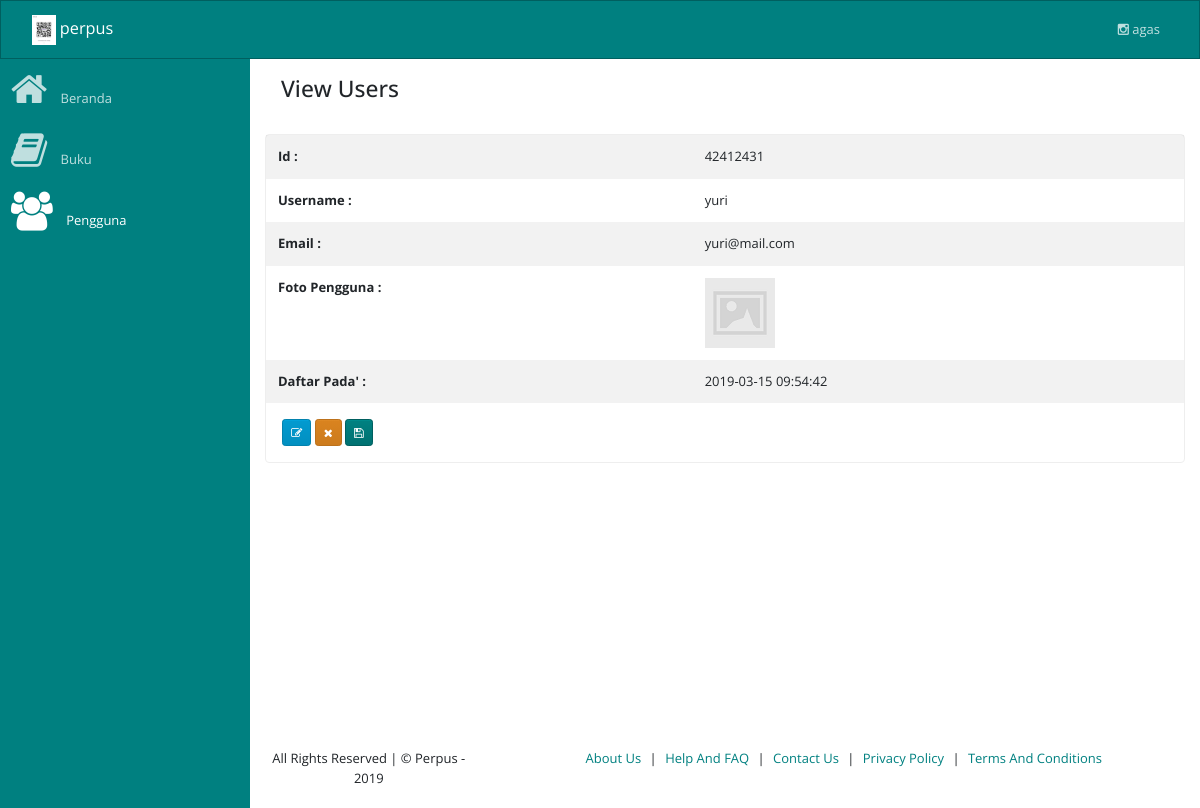
The page /users/view/42412431 on the database its author committed.
### tables this page shows
CREATE TABLE `users` (
  `id` int(11) NOT NULL,
  `username` varchar(255) DEFAULT NULL,
  `email` varchar(255) DEFAULT NULL,
  `password` varchar(25) DEFAULT NULL,
  `fotoprofile` tinyblob,
  `tanggalregist` timestamp NULL DEFAULT CURRENT_TIMESTAMP,
  `login_session_key` varchar(255) DEFAULT NULL,
  `email_status` varchar(20) DEFAULT NULL,
  `password_reset_key` varchar(255) DEFAULT NULL
);

### index.php (called while the page is built, shortened)
<?php
	require(SYSTEM_DIR . 'BaseView.php');
	$page=new Router;
	$page->init();

### app/models/PDODb.php (called while the page is built, shortened)
<?php
class PDODb
{
    private $connectionParams = array(
        'type' => 'mysql',
        'host' => null,
        'username' => null,
        'password' => null,
        'dbname' => null,
        'port' => null,
        'charset' => null
    );
    private $groupBy = array();
    private $orderBy = array();
    private $params = array();
    private $pdo;
    private $prefix = '';
    private $query = '';
    private $queryOptions = array();
    private $returnType = PDO::FETCH_ASSOC;
    private $useGenerator = false;
    public function __construct($type, $host = null, $username = null, $password = null, $dbname = null, $port = null, $charset = null)
    {
        if (is_array($type)) {
            $this->connectionParams = $type;
        }
		elseif (is_object($type)) {
            $this->pdo = $type;
        }
		else {
            foreach ($this->connectionParams as $key => $param) {
                if (isset($$key) && !is_null($$key)) {
                    $this->connectionParams[$key] = $$key;
                }
            }
        }
    }
    public function connect()
    {
		$dbType = strtolower($this->connectionParams['type']);
		if($dbType == 'sqlite'){
			$connectionString = 'sqlite:'.$this->connectionParams['dbname'];
			$this->pdo = new PDO($connectionString);
		}
		else{
			$connectionString = $this->connectionParams['type'].':';
			$connectionParams = ['host', 'dbname', 'port'];
			foreach ($connectionParams as $connectionParam) {
				if (!empty($this->connectionParams[$connectionParam])) {
					$connectionString .= $connectionParam.'='.$this->connectionParams[$connectionParam].';';
				}
			}
			$connectionString = rtrim($connectionString, ';');
			$options = array(
				PDO::ATTR_ERRMODE => PDO::ERRMODE_EXCEPTION,
				PDO::ATTR_PERSISTENT => false
			);
			$this->pdo = new PDO($connectionString, $this->connectionParams['username'], $this->connectionParams['password'], $options);
			$charset = $this->connectionParams['charset'];
			if(!empty($charset)){
				$this->pdo->query("SET NAMES '$charset'");
			}
		}
    }
    private function buildCondition($operator, $conditions)
    {
        if (empty($conditions)) {
            return;
        }
        $this->query .= ' '.$operator;
        foreach ($conditions as $cond) {
            list ($concat, $varName, $operator, $val) = $cond;
            $this->query .= " ".$concat." ".$varName;
            switch (strtolower($operator)) {
                default:
                    if (is_array($val)) {
                        $this->params = array_merge($this->params, $val);
                    } elseif ($val === null) {
                        $this->query .= ' '.$operator." NULL";
                    } elseif ($val != 'DBNULL' || $val == '0') {
                        $this->query .= $this->buildPair($operator, $val);
                    }
            }
        }
    }
    protected function buildGroupBy()
    {
        if (empty($this->groupBy)) {
            return;
        }
        $this->query .= " GROUP BY ";
        $this->query = rtrim($this->query, ', ')." ";
    }
    private function buildLimit($numRows)
    {
		$dbType = $this->connectionParams['type'];
		if($dbType == 'sqlsrv'){
			if (is_array($numRows)) {
				$limit = $numRows[1];
				$offset = intval($numRows[0]);
				$orderby = null;
				if(empty($this->orderBy)){
					$orderby = " ORDER BY(SELECT NULL)";
				}
				$this->query .= "$orderby OFFSET $offset ROWS FETCH NEXT $limit ROWS ONLY";
			}
		}
		else{
			if (is_array($numRows)) {
				$this->query .= ' LIMIT '.(int) $numRows[1].' OFFSET '.(int) $numRows[0];
			}
			else {
				$this->query .= ' LIMIT '.(int) $numRows;
			}
		}
	}
    private function buildOrderBy()
    {
        if (empty($this->orderBy)) {
            return;
        }
        $this->query .= " ORDER BY ";
        $this->query = rtrim($this->query, ', ')." ";
    }
    private function buildPair($operator, $value)
    {
        if (!is_object($value)) {
            $this->params[] = $value;
            return ' '.$operator.' ? ';
        }
        $subQuery = $value->getSubQuery();
        return " ".$operator." (".$subQuery['query'].") ".$subQuery['alias'];
    }
    private function buildQuery($numRows, $tableData = null)
    {
		$this->params = [];
        return $this->prepare();
    }
    private function buildResult($stmt)
    {
		if ($stmt->columnCount () == 0){
			return $stmt->rowCount();
		}
		else{
			if ($this->useGenerator) {
				return $this->buildResultGenerator($stmt);
			}
			else {
				return $stmt->fetchAll($this->returnType);
			}
		}
    }
    private function determineType($item)
    {
        switch (gettype($item)) {
            case 'string':
                return PDO::PARAM_STR;
        }
    }
    private function getTableName($tableName)
    {
        return strpos($tableName, '.') !== false ? $tableName : $this->prefix.$tableName;
    }
    public function get($tableName, $numRows = null, $columns = '*')
    {
        $column = is_array($columns) ? implode(', ', $columns) : $columns;
		$dbType = $this->connectionParams['type'];
		$queryOptions = implode(' ', $this->queryOptions);
		$sqlsrvTop = "";
        $this->query = "SELECT $queryOptions $sqlsrvTop $column FROM " . $this->getTableName($tableName);
		$stmt = $this->buildQuery($numRows);
        $stmt->execute();
        $result = $this->buildResult($stmt);
        return $result;
    }
    public function getOne($tableName, $columns = '*')
    {
        $result = $this->get($tableName, 1, $columns);
        if ($this->useGenerator) {
            return $result->current() ? $result->current() : false;
        } else {
            return $result ? $result[0] : false;
        }
    }
    public function pdo()
    {
        if (!$this->pdo) {
            $this->connect();
        }
        return $this->pdo;
    }
    private function prepare()
    {
		$dbType = $this->connectionParams['type'];
		$query = $this->query;
        $stmt = $this->pdo()->prepare($query);
        foreach ($this->params as $key => $value) {
            $stmt->bindValue(is_int($key) ? $key + 1 : ':'.$key, $value, $this->determineType($value));
        }
        return $stmt;
    }
    private function reset()
    {
        $this->groupBy         = [];
        $this->orderBy         = [];
        $this->params          = [];
        $this->query           = '';
        $this->queryOptions    = [];
    }
}

### app/views/partials/users/view.php (the view, shortened to what this page needs)
<?php
$data = $this->view_data;
$show_header = $this->show_header;
?>
<section class="page">
    <?php
    if( $show_header == true ){
    ?>
    <div  class="bg-light p-3 mb-3">
        <div class="container">
            <div class="row ">
                <div class="col-12 comp-grid">
                    <h3 class="record-title">View  Users</h3>
                </div>
            </div>
        </div>
    </div>
    <?php
    }
    ?>
    <div  class="">
        <div class="container">
            <div class="row ">
                <div class="col-md-12 comp-grid">
                    <div  class="card animated fadeIn">
                        <?php
                        if(!empty($data)){
                        ?>
                        <div class="page-records ">
                            <table class="table table-hover table-borderless table-striped">
                                <tbody>
                                    <tr>
                                        <th class="title"> Id :</th>
                                        <td class="value"> <?php echo $data['id']; ?> </td>
                                    </tr>
                                    <tr>
                                        <th class="title"> Username :</th>
                                        <td class="value"> <?php echo $data['username']; ?> </td>
                                    </tr>
                                    <tr>
                                        <th class="title"> Email :</th>
                                        <td class="value"> <?php echo $data['email']; ?> </td>
                                    </tr>
                                    <tr>
                                        <th class="title"> Foto Pengguna :</th>
                                        <td class="value"><?php Html::page_img($data['fotoprofile'],400,400); ?></td>
                                    </tr>
                                    <tr>
                                        <th class="title"> Daftar Pada' :</th>
                                        <td class="value"> <?php echo $data['tanggalregist']; ?> </td>
                                    </tr>
                                </tbody>
                            </table>
                        </div>
                        <div class="p-3">
                            <a class="btn btn-sm btn-info"  href="<?php print_link("users/edit/$data[id]"); ?>">
                                <i class="fa fa-edit"></i>
                            </a>
                            <a class="btn btn-sm btn-danger recordDeletePromptAction"  href="<?php print_link("users/delete/$data[id]"); ?>" >
                                <i class="fa fa-times"></i>
                            </a>
                            <button class="btn btn-sm btn-primary export-btn">
                                <i class="fa fa-save"></i>
                            </button>
                        </div>
                        <?php
                        }
                        ?>
                    </div>
                </div>
            </div>
        </div>
    </div>
</section>

### assets/css/custom-style.css (style rules this page uses)
body { margin: 0; padding: 0; overflow-x: hidden; }
.table tr td { vertical-align: middle !important; }
.table { margin-bottom: 0; }
.table-borderless tbody tr td, .table-borderless tbody tr th, .table-borderless thead tr th { border: none; }
h1, h2, h3, h4, h5 { margin: 0; padding: 0; }
body { padding-top:50px; }
@media (min-width:768px) { .navbar-fixed-left .navbar-nav > li > a .fa { margin-right:10px; } }

### rows shown on the page
users: id "42412431", username "yuri", email "yuri@mail.com", tanggalregist "2019-03-15 09:54:42"

### other values the page prints
SITE_NAME "perpus"
$menuobj['label'] "Beranda"
$menuobj['label'] "Buku"
$menuobj['label'] "Pengguna"
$menuobj['label'] "agas"
SITE_NAME "Perpus"
